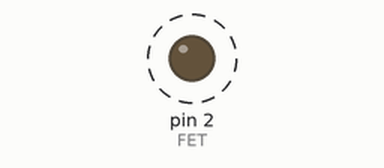
Simulated run of this sketch. Board: Arduino Uno, built with avr-gcc and run on an emulated ATmega328P. Parts: output pins drawn as LEDs (lit = HIGH). Dashed ring = blinking. What the sketch prints to the serial monitor is not drawn.

Above: at 0.7 s.
Timing chart, 0 to 4.9 s (numbered marks = the images above):
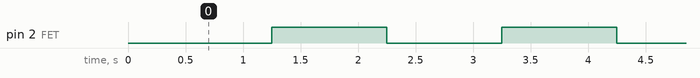

The sketch:

FET_GP2_Test.ino
```cpp
/*
  Dave Williams, DitroniX 2019-2025 (ditronix.net)

  Example Code, to demonstrate and test the ESPRanger, FET Output Test

  Further information, details and examples can be found on our website and also GitHub wiki pages:
  * ditronix.net
  * github.com/DitroniX
  * github.com/DitroniX/ESPRanger-LoRa-GNSS-GPS-IMU-RS485-60V
  * github.com/DitroniX/ESPRanger-LoRa-GNSS-GPS-IMU-RS485-60V/wiki
  * hackster.io/DitroniX/espranger-lora-gnss-imu-bt-wifi-rs485-5-60v-stem-board-4a3fa4

  This test code is OPEN SOURCE and formatted for easier viewing.  Although is is not intended for real world use, it may be freely used, or modified as needed.
  It is distributed on an "AS IS" BASIS, WITHOUT WARRANTIES OR CONDITIONS OF ANY KIND, either express or implied.

  For board configuration, see https://github.com/DitroniX/ESPRanger-LoRa-GNSS-GPS-IMU-RS485-60V/wiki/Arduino-IDE

  Further information, details and examples maybe found on github.com/DitroniX
*/


// Libraries

// **************** USER VARIABLES / DEFINES / STATIC / STRUCTURES / CONSTANTS ****************

// Hardware Serial 0 GPIO Pins
#define RXD0 17
#define TXD0 16

// **************** OUTPUTS ****************
#define FET 2  // FET

// **************** FUNCTIONS AND ROUTINES ****************

// **************** SETUP ****************
void setup() {

  // Stabalise
  delay(250);

  // Initialise UART U0
  Serial.begin(115200, SERIAL_8N1, RXD0, TXD0);  // U0
  while (!Serial)
    ;
  Serial.println("");

  // Initialise FET on GP2
  pinMode(FET, OUTPUT);

  Serial.println("ESPRanger - Example Code");
}

// **************** LOOP ****************
void loop() {

  // Cycle FET
  digitalWrite(FET, LOW);
  delay(1000);
  digitalWrite(FET, HIGH);
  delay(1000);
}
//
```

Measured:
- by itself, pin 2 (FET): alternates HIGH for 1.0 s and LOW for 1.0 s
